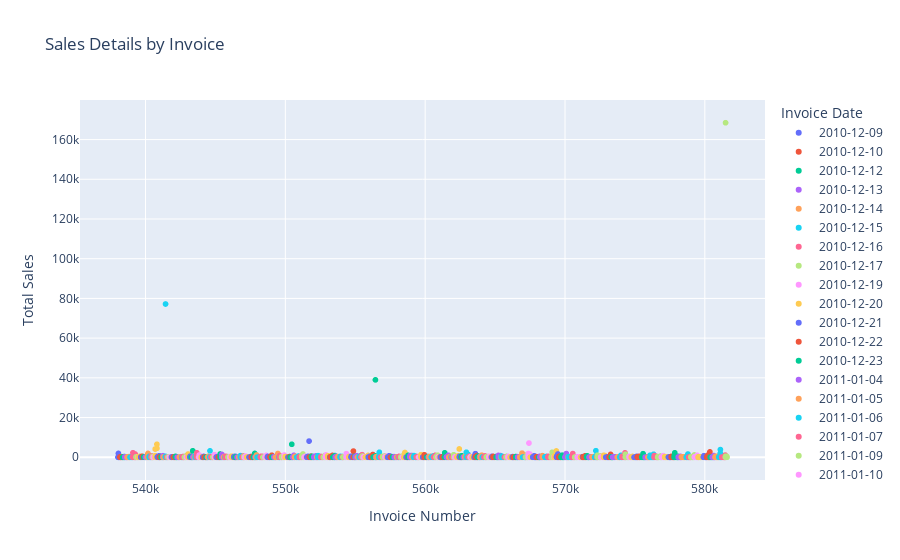

Notebook cell for this chart:
### Code cell
visualize_drilldown_sales_for_country('drill_down_on_particular_country.csv')
